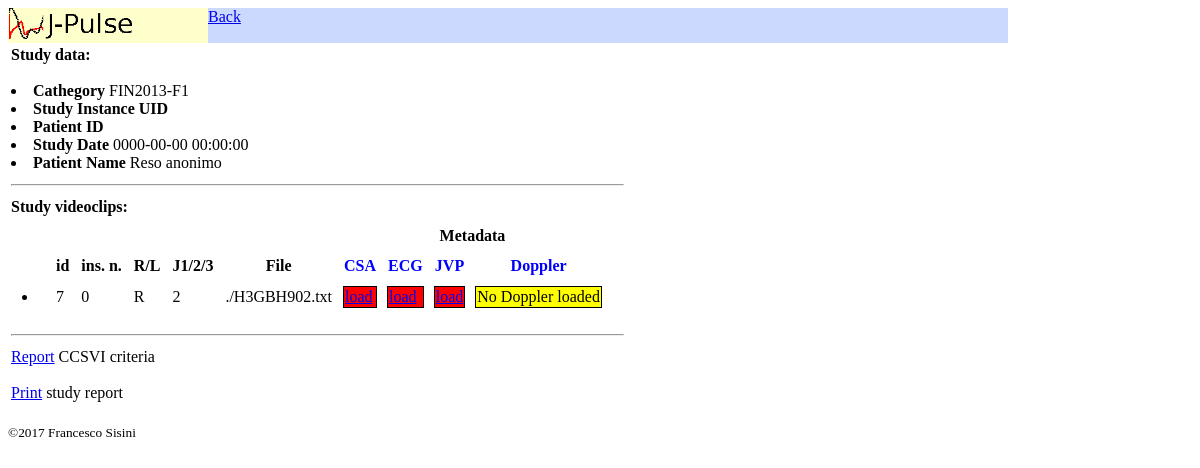
Before: /loadStudy.php with the older database file.
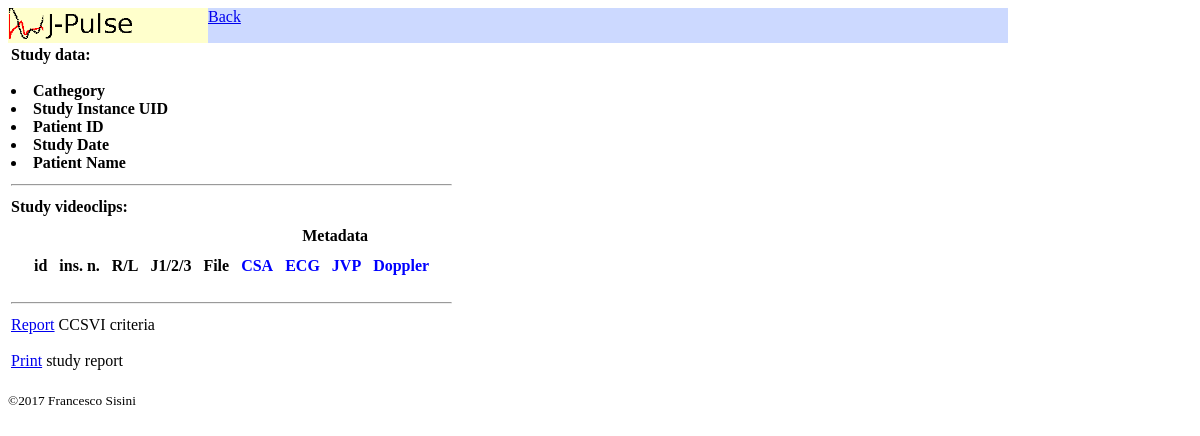
After: the same page with the newer database file.
### tables this page shows
CREATE TABLE IF NOT EXISTS `us_study` (
  `studyInstanceUID` varchar(64) NOT NULL,
  `patientName` varchar(100) NOT NULL,
  `patientFamilyName` varchar(100) NOT NULL,
  `patientID` varchar(100) NOT NULL,
  `studyDateTime` datetime DEFAULT NULL,
  `dataEntryDateTime` timestamp NOT NULL DEFAULT CURRENT_TIMESTAMP,
  `researchID` varchar(100) NOT NULL,
  PRIMARY KEY (`studyInstanceUID`),
  KEY `researchID` (`researchID`)
);

CREATE TABLE IF NOT EXISTS `us_videoclip` (
  `videoclipID` mediumint(9) NOT NULL AUTO_INCREMENT,
  `instanceNumber` int(5) NOT NULL,
  `studyInstanceUID` varchar(64) NOT NULL,
  `dataOraVideo` datetime DEFAULT NULL,
  `dataEntryDateTime` timestamp NOT NULL DEFAULT CURRENT_TIMESTAMP,
  `RightOrLeftIJV` char(1) NOT NULL,
  `Jposition123` int(1) NOT NULL,
  `phdx` decimal(12,10) NOT NULL,
  `umx` int(11) NOT NULL,
  `phsx` decimal(12,10) NOT NULL,
  `umy` int(11) NOT NULL,
  `effectiveDuration` decimal(5,2) NOT NULL,
  `numberOfFrames` int(11) NOT NULL,
  `fileName` varchar(200) DEFAULT NULL,
  PRIMARY KEY (`videoclipID`),
  UNIQUE KEY `instanceNumber` (`instanceNumber`,`studyInstanceUID`),
  KEY `studyInstanceUID` (`studyInstanceUID`)
);

### web/db.php (called while the page is built, shortened)
<?php
	class Db {
	protected static $connection;
	public function connect() {
	    if(!isset(self::$connection)) {
		$config = parse_ini_file('./config.ini');
		self::$connection = new mysqli('localhost',$config['username'],$config['password'],$config['dbname']);
	    }
	    return self::$connection;
	}
	public function query($query) {
		$connection = $this -> connect();
		$result = $connection -> query($query);
		return $result;
	}
	public function select($query) {
		$rows = array();
		$result = $this -> query($query);
		while ($row = $result -> fetch_assoc()) {
		$rows[] = $row;
		}
	    return $rows;
	}
	public function quote($value) {
	    $connection = $this -> connect();
	    return "'" . $connection -> real_escape_string($value) . "'";
	}
    }
?>

### web/mylibrary.php (called while the page is built, shortened)
<?php
require_once 'db.php';
function getDopplerId($suid,$rl,$jp){
	$db = new Db();
	$rowStudy = $db -> select("SELECT * FROM `us_doppler` WHERE Jposition123=".$jp." and RightOrLeftIJV='".$rl."' and studyInstanceUID=".$db->quote($suid));
	$rn = count($rowStudy,COUNT_NORMAL);
	if($rn==0) return -1;
	$did= $rowStudy[0]['iddoppler'];
	return $did;
}
?>

### web/loadStudy.php (the view, shortened to what the changed rows need)
<!DOCTYPE html>
<html>
<body>
<?php
include("db.php");
require_once 'mylibrary.php';
$db = new Db();
$suid= $db -> quote($_GET['study']);
$rows = $db -> select("SELECT * from us_videoclip where studyInstanceUID =".$suid);
$rn = count($rows,COUNT_NORMAL);
$rowStudy = $db -> select("SELECT * from us_study where studyInstanceUID =".$suid);
$suid= $_GET['study'];
$project=$rowStudy[0]['researchID'];
?>
<table>
<tr>
<td valign=top>
<b>Study data:</b><br><br>
<b><li>Cathegory</b> <?php echo $project;?><br>
<b><li>Study Instance UID</b> <?php echo $suid;?><br>
<b><li>Patient ID</b> <?php echo $rowStudy[0]['patientID'];?><br>
<b><li>Study Date</b> <?php echo $rowStudy[0]['studyDateTime'];?><br>
<b><li>Patient Name</b> <?php echo $rowStudy[0]['patientName'];?><br>
</td>
</tr>
<tr>
<td valign=top>
<b>Study videoclips:</b><br>
<Table cellspacing="10">
<tr><th></th><th colspan=5></th><th colspan=4 halign=center>Metadata<th></tr>
<tr><th></th><th>id</th><th alt='Progessive number of the videoclip'>ins. n.</th><th>R/L</th><th>J1/2/3</th><th>File </th><th style="color:blue;ba">CSA</th><th style="color:blue;ba">ECG </th><th style="color:blue;ba">JVP </th><th style="color:blue;ba">Doppler<th></tr>
<?php
for ($i=0; $i<$rn; $i++) {
	$rl=$rows[$i]['RightOrLeftIJV'];
	$jp=$rows[$i]['Jposition123'];
	$vid=$rows[$i]['videoclipID'];
	$did=getDopplerId($suid,$rl,$jp);
	$q="Select count(*) as sample from doppler_sampling where iddoppler=".$did;
	$r=$db->select($q);
	$ndopp=$r[0]['sample'];
	$q="Select count(*) as sonograms from sonogram where videoclipID=".$vid;
	$r=$db->select($q);
	$ps=$r[0]['sonograms'];
	$q="Select count(*) as ecg from us_ecg where videoclipID=".$vid;
	$r=$db->select($q);
	$ecg=$r[0]['ecg'];
	$q="Select count(*) as jvp from us_jvp where videoclipID=".$vid;
	$r=$db->select($q);
	$jvp=$r[0]['jvp'];
	$ajvp="";
	if($jvp>0)
	{
		$ajvp="<a href=controller.php?action=loadvideoJVP&video=$vid&study=$suid>Open plot</a>";
		$colorj="green";
	}
	else
	{
		$ajvp="<a href=controller.php?action=addJVP&study=$suid&video=$vid>load</a>";
		$colorj="red";
	}
	$adopp="";
	if($ndopp>0)
	{
		$isdecg=isDopplerECG($did);
		if($isdecg)
		{
			$colord="green";
			$adopp="<a href=controller.php?action=plotDoppler&doppler=$did&study=$suid>Open plot</a>";
		}else
		{
			$colord="red";
			$adopp="<a href=controller.php?action=addDopplerECG&study=$suid&doppler=$did>load ECG</a>";
		}
	}
	else
	{
		if($did>=1){
			$colord="red";
			$adopp="<a href=controller.php?action=addDoppler&study=$suid&doppler=$did>load</a>";
		}else
		{
			$colord="yellow";
			$adopp="No Doppler loaded";
		}
	}
	$asonogram="";
	if($ps>0)
	{
		$colorc="green";
		$asonogram="<a href=controller.php?action=loadvideo&video=$vid&study=$suid>Open plot</a>";
	}else
	{
		$colorc="red";
		$asonogram="<a href=controller.php?action=addCSA&video=$vid&study=$suid>load</a>";
	}
	$esonogram="";
	if($ps>0&&$ecg>0)
	{
		$colore="green";
		$esonogram="<a href=controller.php?action=loadvideoEcg&video=$vid&study=$suid>Open plot</a>";
	}else
	{
		$colore="red";
		$esonogram="<a href=controller.php?action=addECG&video=$vid&study=$suid>load</a>";
	}
	echo "<tr><td><li></td><td>".$rows[$i]['videoclipID']."</td><td>".$rows[$i]['instanceNumber']."</td><td>".$rl."</td><td>".$jp."</td><td>".  $rows[$i]['fileName']."</td><td style='border: 1px solid black;background-color:$colorc;'>$asonogram</td><td style='border: 1px solid black;background-color:$colore;'>$esonogram</td><td style='border: 1px solid black;background-color:$colorj;'>".$ajvp."</td><td style='border: 1px solid black;background-color:$colord;'>$adopp</td></tr>";
}
?>
</table>
</td>
</tr>
</table>
</body>
</html>

Changed rows visible on the page:
removed us_study: researchID "FIN2013-F1", studyDateTime "0000-00-00 00:00:00", patientName "Reso anonimo"
removed us_videoclip: videoclipID "7", instanceNumber "0", RightOrLeftIJV "R", Jposition123 "2", fileName "./H3GBH902.txt"
Other visible differences:
list line gone: "load load load No Doppler loaded"
